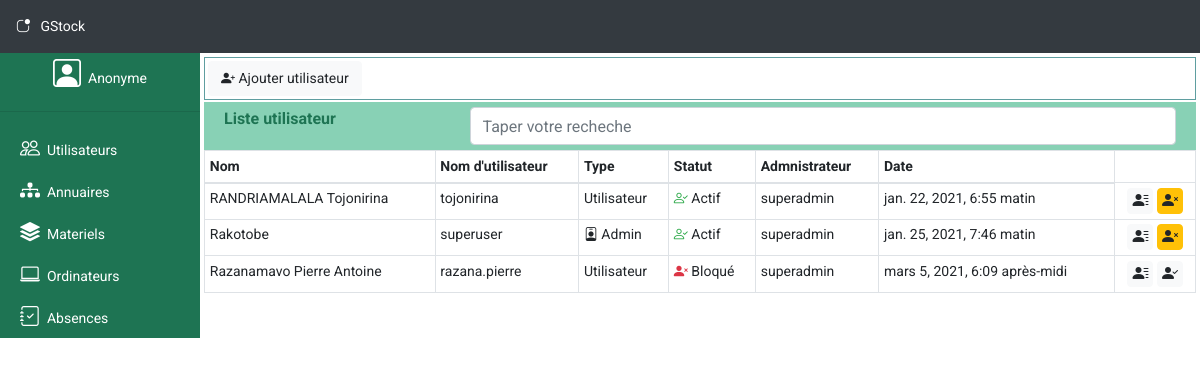
Before: /users/ with the older database file.
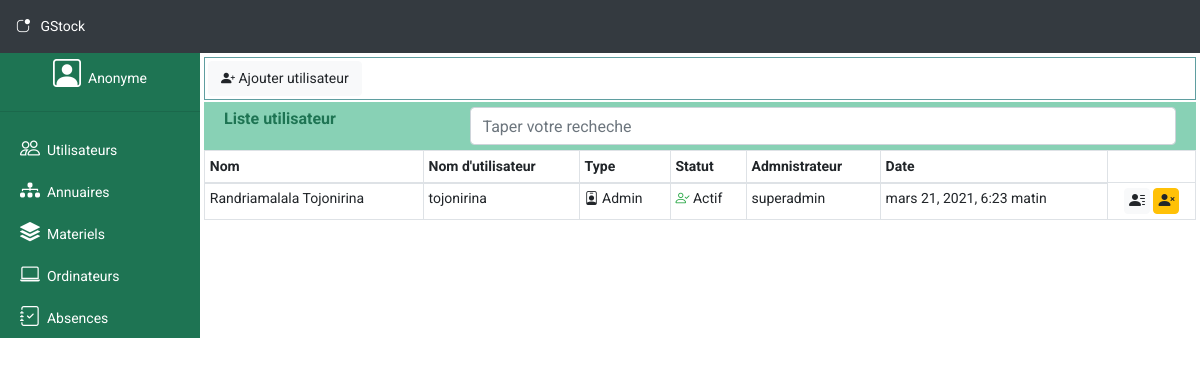
After: the same page with the newer database file.
### users/models.py (models this page shows, shortened)
class Users(models.Model):
    class Meta:
        db_table = 'users'
    full_name = models.CharField(max_length=50)
    login = models.CharField(max_length=50, unique=True)
    password = models.CharField(max_length=100)
    type = models.CharField(max_length=20)
    status = models.IntegerField()
    administrator = models.CharField(max_length=50)
    created_at = models.DateTimeField(auto_now_add=True)
    updated_at = models.DateTimeField(auto_now=True)

### users/views.py (the view)
# urls.py: path('', AbsenceView.home, name="absence_home"),
def home(request):
    try:
        users = Users.objects.all()
    except:
        return HttpResponse('Server error', status=500)
    return render(request, 'user/home.html', {'users':users})

### users/templates/user/home.html (shortened to what this page needs)
{% extends "layout.html" %}
{% block content %}
<div class="container m-0 p-0">
    <div class="container-fluid sublink">
        <a class="btn btn-light" title="Ajouter nouveau utilisateur" id="add"><i class="bi bi-person-plus-fill"></i> Ajouter utilisateur</a>
    </div>
    <div class="container-fluid subtitle">
        <div class="row">
            <div class="col-md-3">
                Liste utilisateur
            </div>
            <div class="col-md-9">
                <input type="search" class="form-control" placeholder="Taper votre recheche">
            </div>
        </div>
    </div>
    <table class='table table-sm table-hovered table-bordered m-0 table-list'>
        <thead>
            <tr>
                <th>Nom</th>
                <th>Nom d'utilisateur</th>
                <th>Type</th>
                <th>Statut</th>
                <th>Admnistrateur</th>
                <th>Date</th>
            </tr>
        </thead>
        <tbody>
            {% for user in users %}
            <tr>
                <td>{{ user.full_name }}</td>
                <td>{{ user.login }}</td>
                <td>
                    {% if user.type == 'administrator' %}
                        <i class="bi bi-person-badge"></i> Admin
                    {% elif user.type == 'user' %}
                        Utilisateur
                    {% endif %}
                </td>
                <td>
                    {% if user.status == 1 %}
                        <span class="text-success"><i class="bi bi-person-check"></i></span> Actif
                    {% elif user.status == 0 %}
                        <span class="text-danger"><i class="bi bi-person-x-fill"></i></span> Bloqué
                    {% endif %}
                </td>
                <td>{{ user.administrator }}</td>
                <td>{{ user.created_at }}</td>
                <td class="text-center">
                    {% if user.status == 1 %}
                        <form action="{% url 'users:block_user' user.id %}" method="POST">
                    {% elif user.status == 0 %}
                        <form action="{% url 'users:unblock_user' user.id %}" method="POST">
                    {% endif %}
                            <a href="{% url 'users:show_user' user.id %}" class="btn btn-light pt-0 pb-0 pl-1 pr-1" title="Voir"><i class="bi bi-person-lines-fill"></i></a>
                        {% if user.status == 1 %}
                            <button type="submit" name="block" class="btn btn-warning pt-0 pb-0 pl-1 pr-1" title="Bloquer l'utilisateur" onclick="return confirm('Voulez-vous vraiment bloquer l\'utilisateur? ')"><i class="bi bi-person-x-fill"></i></button>
                        {% elif user.status == 0 %}
                            <button type="submit" name="unblock" class="btn btn-light pt-0 pb-0 pl-1 pr-1" title="Debloquer l'utilisateur"  onclick="return confirm('Voulez-vous vraiment debloquer l\'utilisateur? ')"><i class="bi bi-person-check-fill"></i></button>
                        {% endif %}
                        </form>
                </td>
            </tr>
            {% empty %}
                <tr>
                    <td colspan="6">Pas d'utilisateur enregistré</td>
                </tr>
            {% endfor %}
        </tbody>
    </table>
</div>
{% endblock %}

Changed rows visible on the page:
removed Users: full_name "Rakotobe", login "superuser", type "administrator" (drawn), status 1 (drawn), administrator "superadmin", created_at "jan. 25, 2021, 7:46 matin"
removed Users: full_name "Razanamavo Pierre Antoine", login "razana.pierre", type "Utilisateur", status 0 (drawn), administrator "superadmin", created_at "mars 5, 2021, 6:09 après-midi"
changed Users "tojonirina": full_name "RANDRIAMALALA Tojonirina" → "Randriamalala Tojonirina"; created_at "jan. 22, 2021, 6:55 matin" → "mars 21, 2021, 6:23 matin"; type "Utilisateur" → "Admin"
